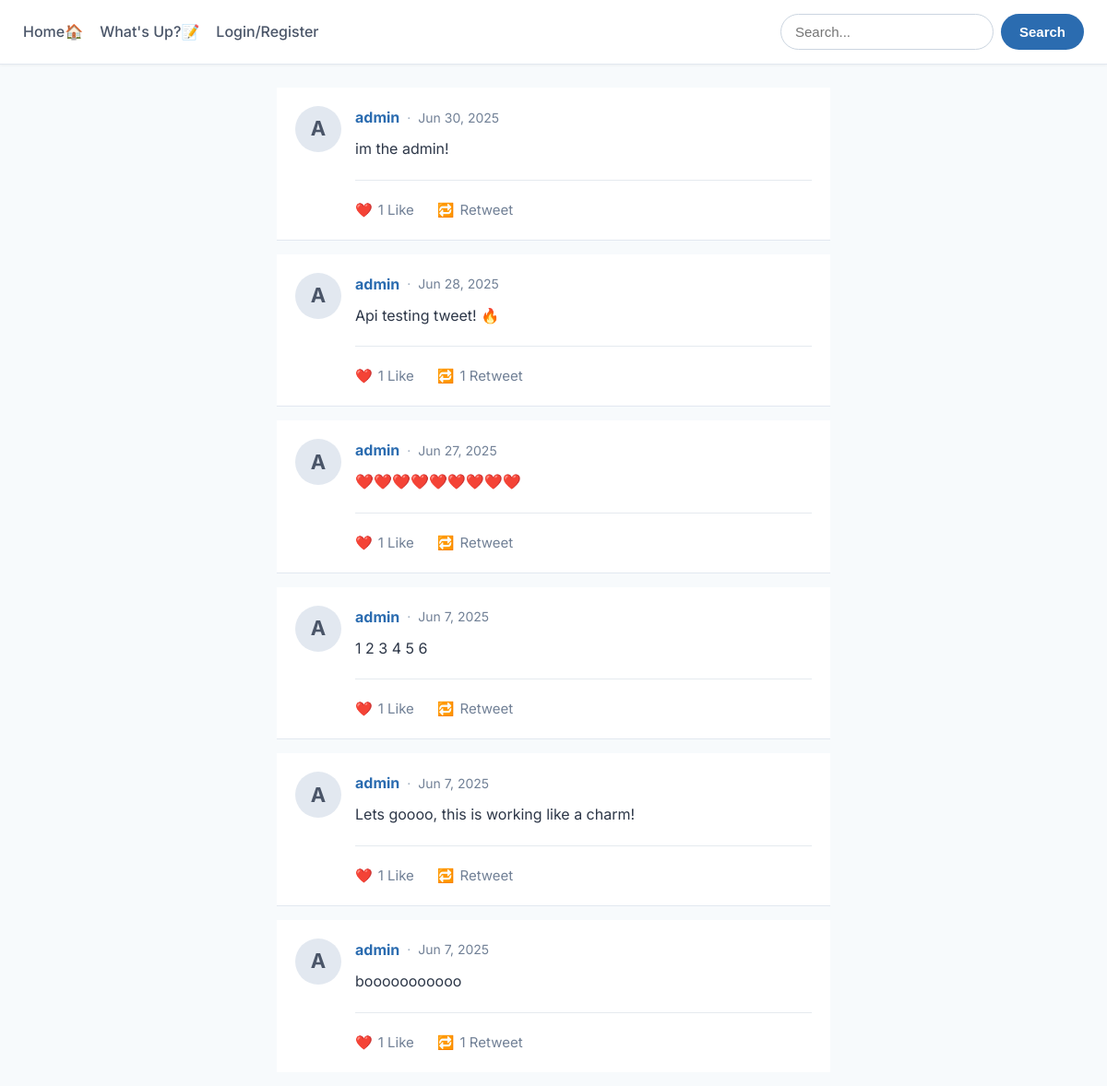
Before: / with the older database file.
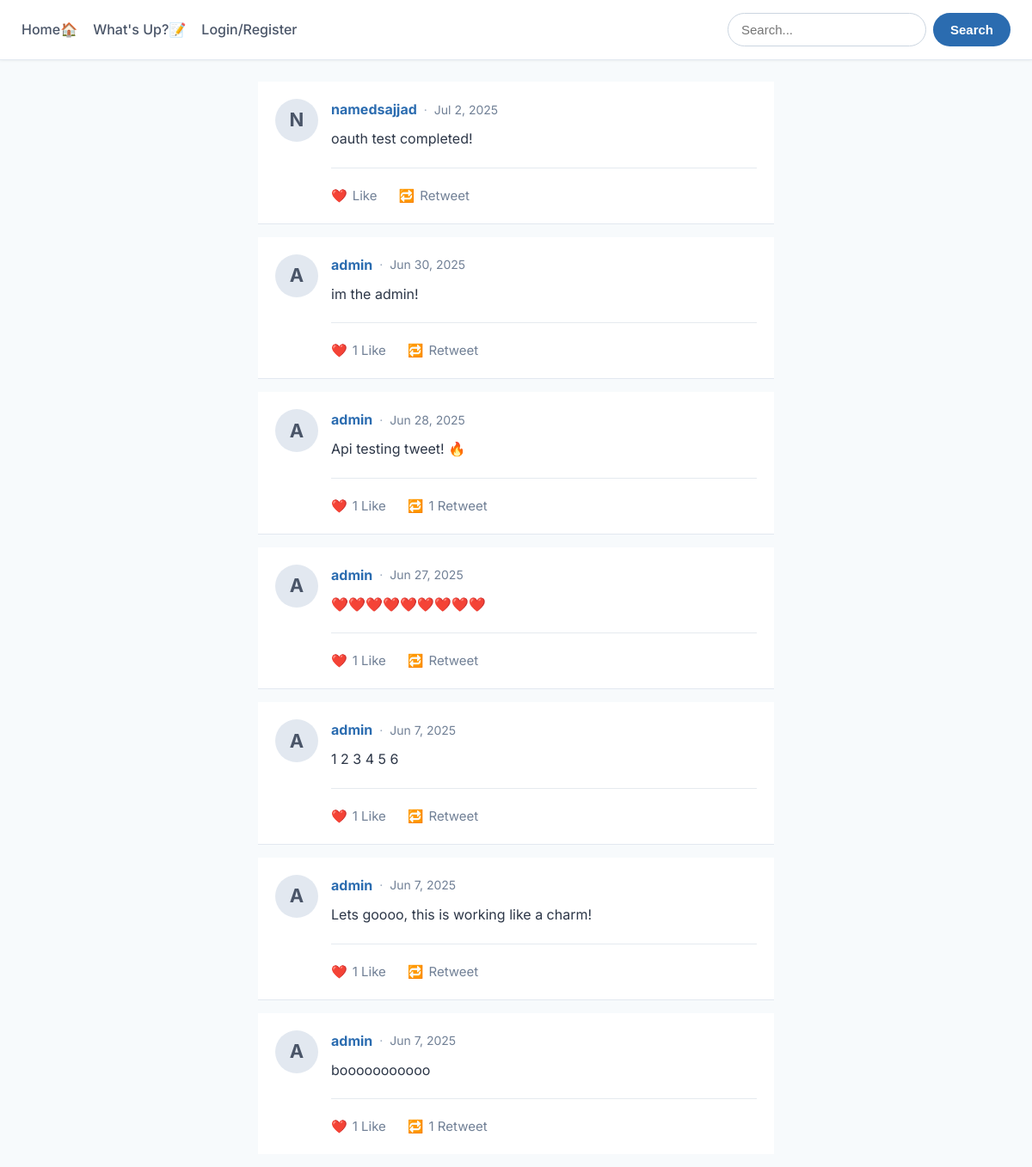
After: the same page with the newer database file.
### twitterApp/models.py (models this page shows, shortened)
class Post(models.Model):
    user = models.ForeignKey(settings.AUTH_USER_MODEL, on_delete=models.CASCADE, related_name='posts', help_text="The user who created the post.")
    content = models.TextField(max_length=280, help_text="The content of the post (max 280 characters).")
    created_at = models.DateTimeField(auto_now_add=True, help_text="The date and time the post was created.")
    @property
    def like_count(self):
        return self.likes.count()
    @property
    def retweet_count(self):
        return self.retweets.count()

class Profile(AbstractUser):
    bio = models.TextField(blank=True, help_text="A short biography about the user.")
    website = models.URLField(max_length=200, blank=True, help_text="The user's personal website URL.")
    profile_picture = models.ImageField(upload_to='profile_pics/', blank=True, help_text="The user's profile picture.")

### twitterApp/views.py (the view)
# urls.py: 2. Add a URL to urlpatterns:  path('', views.home, name='home')
def home(request):
    tweets = Post.objects.all().order_by('-created_at')
    return render(request, 'index.html', {'tweets': tweets})

### templates/index.html
{% extends "base.html" %}
{% block main %}
    <div class="content-wrapper">
        {% for tweet in tweets %}
            <div class="tweet-card">
                <div class="tweet-avatar-wrapper" style="margin-right: 15px;">
                    {% if tweet.user.profile_picture %}
                        <img src="{{ tweet.user.profile_picture.url }}" alt="{{ tweet.user.username }}'s profile picture" class="tweet-avatar">
                    {% else %}
                        <div class="tweet-avatar-fallback">
                            {{ tweet.user.username.0|upper }}
                        </div>
                    {% endif %}
                </div>
                <div class="tweet-content-area">
                    <p class="tweet-header">
                        <strong class="tweet-username-link"><a href="{% url 'user_profile' username=tweet.user.username %}">{{ tweet.user.username }}</a></strong>
                        <span class="tweet-meta-separator">·</span>
                        <small class="tweet-timestamp">{{ tweet.created_at|date:"M j, Y" }}</small>
                    </p>
                    <p class="tweet-text">{{ tweet.content }}</p>
                    <hr style="border: none; border-top: 1px solid #cbd5e0; margin: 20px 0; opacity: 0.5">
                    <div class="tweet-actions">
                        {% if tweet.like_count > 0 %}
                        <a href="{% url 'like' tweet.id %}" class="tweet-action-link">❤️ <span>{{ tweet.like_count }} Like </span></a>
                        {% else %}
                        <a href="{% url 'like' tweet.id %}" class="tweet-action-link">❤️ <span>Like </span></a>
                        {% endif %}
                        {% if tweet.retweet_count > 0 %}
                        <a href="{% url 'retweet' tweet.id %}" class="tweet-action-link">🔁 <span> {{ tweet.retweet_count }} Retweet</span></a>
                        {% else %}
                        <a href="{% url 'retweet' tweet.id %}" class="tweet-action-link">🔁 <span>Retweet</span></a>
                        {% endif %}
                    </div>
                </div>
            </div>
        {% empty %}
            <p class="empty-message">No tweets to display yet.</p>
        {% endfor %}
    </div>
{% endblock %}

Changed rows visible on the page:
added Post: user.username.0 "N", user.username "namedsajjad", created_at "Jul 2, 2025", content "oauth test completed!", shows "Like", shows "Retweet"
